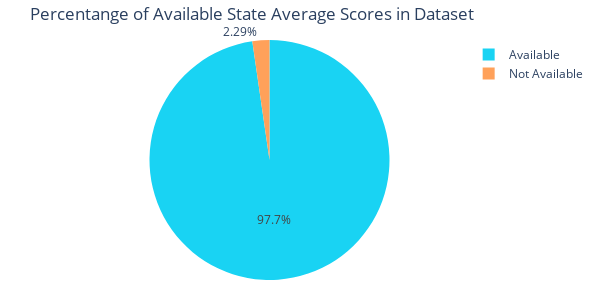

Here is the notebook cell this chart was saved with:
### Markdown cell above
In this dataset, much less of the 'State Average' data are missing.

### Code cell
values = [len(medicare_df[medicare_df['State Average'] != 'Not Available']), 
          len(medicare_df[medicare_df['State Average'] == 'Not Available'])]
fig = go.Figure(
    data=[
        go.Pie(
            labels=labels, values=values
            )], 
            layout=go.Layout(
                title=go.layout.Title(
                    text='Percentange of Available State Average Scores in Dataset'
                    )))
fig.update_traces(marker=dict(colors=['#19D3F3', '#FFA15A']))
fig.update_layout(width=600, height=300, margin=dict(l=20, r=20, b=20, t=40))
fig.show()

### Figure 1 — Plotly figure (JSON) as saved in the notebook; plotly's stock layout.template omitted (floating-point values rounded to 4 significant figures)
{"data": [{"labels": ["Available", "Not Available"], "marker": {"colors": ["#19D3F3", "#FFA15A"]}, "type": "pie", "values": [4604, 108]}], "layout": {"height": 300, "margin": {"b": 20, "l": 20, "r": 20, "t": 40}, "title": {"text": "Percentange of Available State Average Scores in Dataset"}, "width": 600}}
